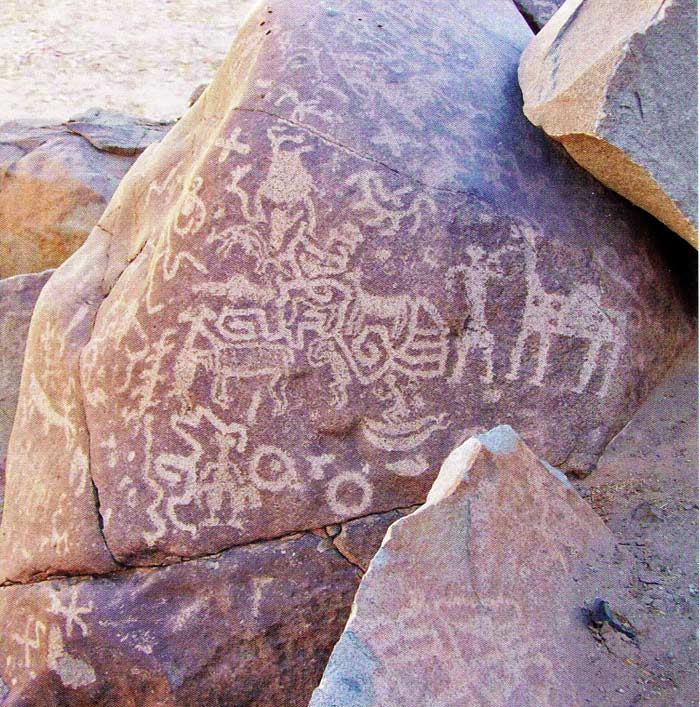
#> input picture validation_images/image01/13-.jpg, 700 x 707 px
$ python -i color_balance_processor.py   (imports and definitions only)
#> lines starting #> are read from the running program, lines starting #| are printed output that depends on the picture
"""
Inspirado y basado en el plugin DStretch original de Jon Harman (ImageJ).

Autor principal: Víctor Méndez
Asistido por: Claude Sonnet 4, Gemini 2.5 Pro, Copilot con GPT-4.1
"""

"""
Color Balance Processor for DStretch Python.

Implements Gray World algorithm with percentile clipping for archaeological image enhancement.
Corrects color casts while preserving subtle archaeological information.
"""

import numpy as np
from typing import Tuple, Optional, Union
from enum import Enum
import cv2
from dataclasses import dataclass


class BalanceMethod(Enum):
    """Available color balance methods."""
    GRAY_WORLD = "gray_world"
    WHITE_PATCH = "white_patch"
    MANUAL = "manual"


@dataclass
class ColorBalanceParams:
    """Parameters for color balance processing."""
    method: BalanceMethod = BalanceMethod.GRAY_WORLD
    clip_percentage: float = 0.1  # Percentage of pixels to clip (0.1-5.0)
    preserve_luminance: bool = True
    preserve_colors: bool = True  # Preserve original saturation
    temperature_offset: float = 0.0  # Manual temperature adjustment (-100 to +100)
    tint_offset: float = 0.0  # Manual tint adjustment (-100 to +100)
    strength: float = 1.0  # Overall effect strength (0.0-2.0)


class ColorBalanceProcessor:
    """
    Advanced color balance processor for archaeological images.

    Implements multiple balance algorithms optimized for preserving
    subtle archaeological information while correcting color casts.
    """

    def __init__(self):
        self.last_params = ColorBalanceParams()
        self.last_stats = None

    def process(self, image: np.ndarray, params: ColorBalanceParams = None) -> np.ndarray:
        """
        Apply color balance to an image.

        Args:
            image: Input image (H, W, 3) in RGB format, uint8
            params: Color balance parameters

        Returns:
            Balanced image (H, W, 3) in RGB format, uint8
        """
        if params is None:
            params = ColorBalanceParams()

        # Store parameters for analysis
        self.last_params = params

        # Convert to float for processing
        image_float = image.astype(np.float64) / 255.0

        # Apply selected balance method
        if params.method == BalanceMethod.GRAY_WORLD:
            balanced = self._gray_world_balance(image_float, params)
        elif params.method == BalanceMethod.WHITE_PATCH:
            balanced = self._white_patch_balance(image_float, params)
        elif params.method == BalanceMethod.MANUAL:
            balanced = self._manual_balance(image_float, params)
        else:
            balanced = image_float.copy()

        # Apply strength parameter
        if params.strength != 1.0:
            balanced = self._blend_images(image_float, balanced, params.strength)

        # Convert back to uint8
        result = np.clip(balanced * 255.0, 0, 255).astype(np.uint8)

        return result

    def _gray_world_balance(self, image: np.ndarray, params: ColorBalanceParams) -> np.ndarray:
        """
        Apply Gray World color balance.

        The Gray World assumption states that the average reflectance in a scene
        is achromatic (gray). Any deviation indicates a color cast.
        """
        # Apply percentile clipping to exclude extreme values
        clipped_image = self._apply_percentile_clipping(image, params.clip_percentage)

        # Calculate mean values for each channel
        mean_r = np.mean(clipped_image[:, :, 0])
        mean_g = np.mean(clipped_image[:, :, 1])
        mean_b = np.mean(clipped_image[:, :, 2])

        # Calculate overall gray level
        gray_level = (mean_r + mean_g + mean_b) / 3.0

        # Calculate correction factors
        factor_r = gray_level / (mean_r + 1e-8)  # Avoid division by zero
        factor_g = gray_level / (mean_g + 1e-8)
        factor_b = gray_level / (mean_b + 1e-8)

        # Store statistics for analysis
        self.last_stats = {
            'original_means': (mean_r, mean_g, mean_b),
            'gray_level': gray_level,
            'correction_factors': (factor_r, factor_g, factor_b)
        }

        # Apply correction
        balanced = image.copy()
        balanced[:, :, 0] *= factor_r
        balanced[:, :, 1] *= factor_g
        balanced[:, :, 2] *= factor_b

        # Optional luminance preservation
        if params.preserve_luminance:
            balanced = self._preserve_luminance(image, balanced)

        # Optional color preservation (maintain original saturation)
        if params.preserve_colors:
            balanced = self._preserve_saturation(image, balanced)

        return np.clip(balanced, 0.0, 1.0)

    # [98 lines left out: functions _white_patch_balance, _manual_balance, not called in this run]

    def _apply_percentile_clipping(self, image: np.ndarray, clip_percentage: float) -> np.ndarray:
        """
        Apply percentile clipping to exclude extreme pixel values.

        This prevents outliers from skewing the color balance calculation.
        """
        clipped = image.copy()

        for channel in range(3):
            channel_data = image[:, :, channel]

            # Calculate percentiles
            low_percentile = np.percentile(channel_data, clip_percentage)
            high_percentile = np.percentile(channel_data, 100 - clip_percentage)

            # Create mask for valid pixels
            valid_mask = (channel_data >= low_percentile) & (channel_data <= high_percentile)

            # Only use valid pixels for this channel
            clipped[:, :, channel] = np.where(valid_mask, channel_data, np.nan)

        # Replace NaN values with original values for calculation
        # (This ensures we don't lose pixels, just exclude them from mean calculation)
        return np.nan_to_num(clipped, nan=0.0)

    def _preserve_luminance(self, original: np.ndarray, balanced: np.ndarray) -> np.ndarray:
        """
        Preserve the original luminance while applying color correction.

        Uses the luminance formula: L = 0.299*R + 0.587*G + 0.114*B
        """
        # Calculate original and new luminance
        original_lum = (0.299 * original[:, :, 0] +
                       0.587 * original[:, :, 1] +
                       0.114 * original[:, :, 2])

        balanced_lum = (0.299 * balanced[:, :, 0] +
                       0.587 * balanced[:, :, 1] +
                       0.114 * balanced[:, :, 2])

        # Calculate luminance ratio
        lum_ratio = np.divide(original_lum, balanced_lum,
                             out=np.ones_like(original_lum),
                             where=balanced_lum != 0)

        # Apply luminance correction
        result = balanced.copy()
        for channel in range(3):
            result[:, :, channel] *= lum_ratio

        return result

    def _preserve_saturation(self, original: np.ndarray, balanced: np.ndarray) -> np.ndarray:
        """
        Preserve the original color saturation while applying balance correction.

        Converts to HSV, preserves S channel, applies new H and V from balanced image.
        """
        # Convert images to HSV
        original_hsv = cv2.cvtColor((original * 255).astype(np.uint8), cv2.COLOR_RGB2HSV)
        balanced_hsv = cv2.cvtColor((balanced * 255).astype(np.uint8), cv2.COLOR_RGB2HSV)

        # Preserve original saturation, use balanced hue and value
        result_hsv = balanced_hsv.copy()
        result_hsv[:, :, 1] = original_hsv[:, :, 1]  # Preserve saturation

        # Convert back to RGB
        result_rgb = cv2.cvtColor(result_hsv, cv2.COLOR_HSV2RGB)

        return result_rgb.astype(np.float64) / 255.0

    # [14 lines left out: function _blend_images, not called in this run]

    def get_balance_statistics(self) -> dict:
        """Get statistics from the last balance operation."""
        return self.last_stats if self.last_stats else {}

    # [84 lines left out: functions analyze_color_cast, create_test_image_with_cast, recommend_balance_method, not called in this run]

>>> import cv2
>>> picture = cv2.cvtColor(cv2.imread('../../validation_images/image01/13-.jpg'), cv2.COLOR_BGR2RGB)
>>> result = ColorBalanceProcessor().process(picture)
#> the loop in _apply_percentile_clipping, `for channel in range(3):` made 3 passes
#> high_percentile on passes 1 to 3: 1, 0.976, 0.988
#> pass 1, in _apply_percentile_clipping, `channel_data = image[:, :, channel]`:
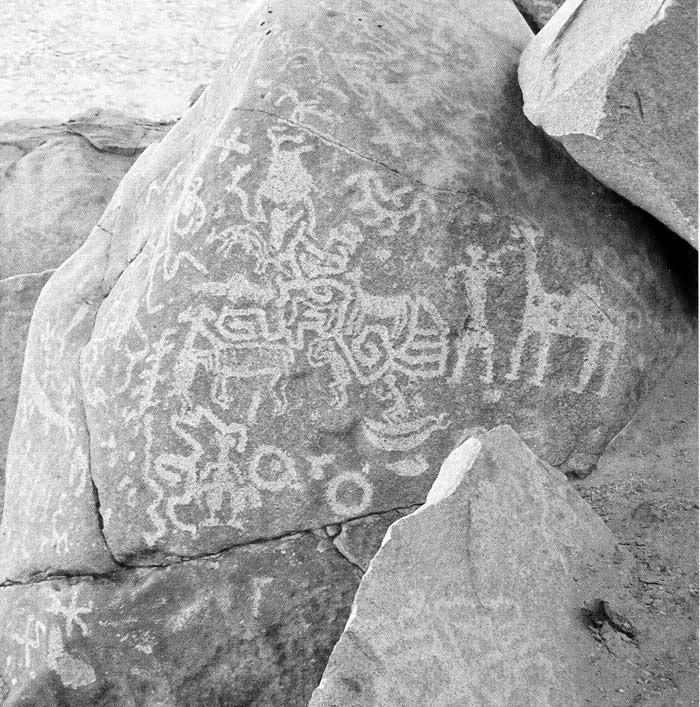
#> channel_data: shape (707, 700) float64; min 0, max 1, mean 0.646
#> pass 2, in _apply_percentile_clipping, `valid_mask = (channel_data >= low_percentile) & (channel_data <= high_..`:
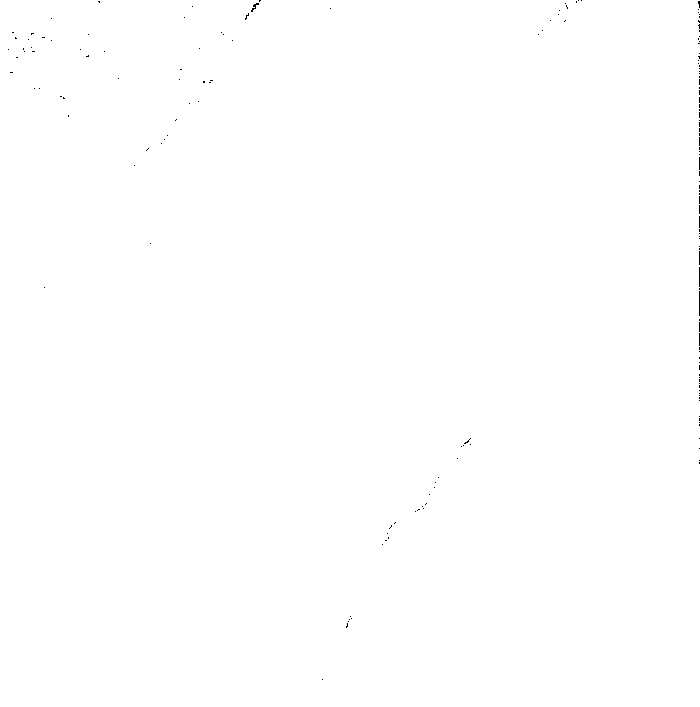
#> valid_mask: shape (707, 700) bool; 99.9% white; black in thin lines or dots
#> after the loop in _apply_percentile_clipping, `for channel in range(3):`:
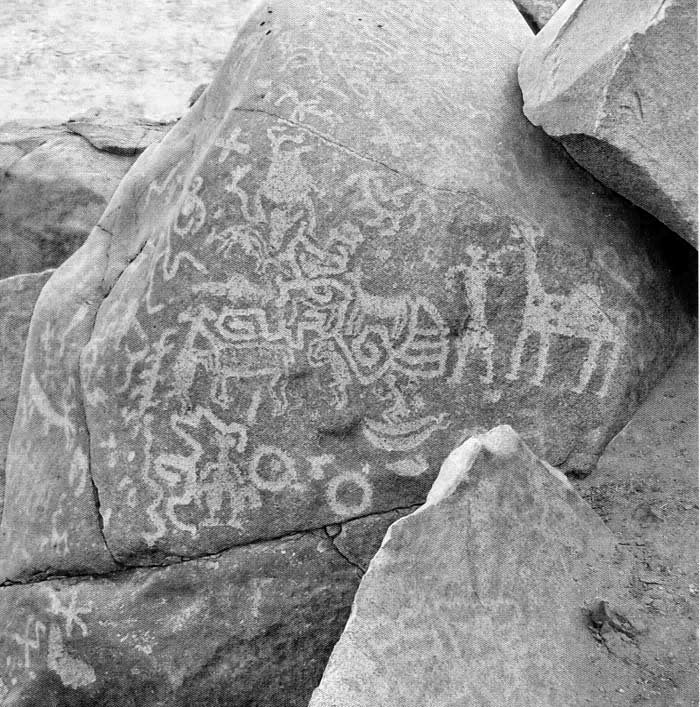
#> channel_data: shape (707, 700) float64; min 0, max 1, mean 0.581
#> after the loop in _apply_percentile_clipping, `for channel in range(3):`: clipped: shape (707, 700, 3) float64; 0.06% of the values are NaN or infinite; the others: min 0, max 1, mean 0.593
#> after the loop in _apply_percentile_clipping, `for channel in range(3):`:
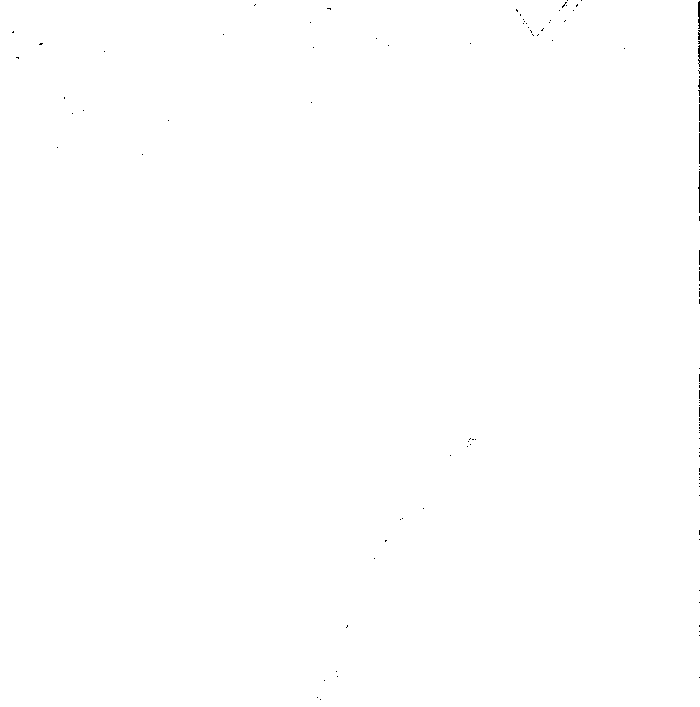
#> valid_mask: shape (707, 700) bool; 99.9% white; black in thin lines or dots
#> in _apply_percentile_clipping, `return np.nan_to_num(clipped, nan=0.0)`:
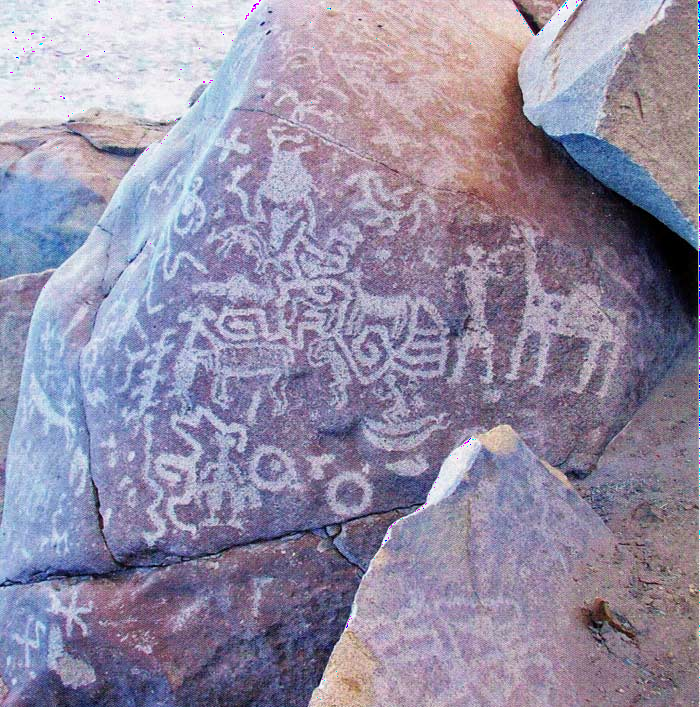
#> returned value: shape (707, 700, 3) float64; mean of channels 0, 1, 2 0.646, 0.552, 0.58; drawn as B, G, R
#> in _gray_world_balance, `mean_r = np.mean(clipped_image[:, :, 0])`: mean_r = 0.646
#> in _gray_world_balance, `mean_g = np.mean(clipped_image[:, :, 1])`: mean_g = 0.552
#> in _gray_world_balance, `mean_b = np.mean(clipped_image[:, :, 2])`: mean_b = 0.58
#> in _gray_world_balance, `gray_level = (mean_r + mean_g + mean_b) / 3.0`: gray_level = 0.593
#> in _gray_world_balance, `factor_r = gray_level / (mean_r + 1e-8)`: factor_r = 0.918
#> in _gray_world_balance, `factor_g = gray_level / (mean_g + 1e-8)`: factor_g = 1.07
#> in _gray_world_balance, `factor_b = gray_level / (mean_b + 1e-8)`: factor_b = 1.02
#> in _gray_world_balance, `self.last_stats = { 'original_means': (mean_r, mean_g, mean_b), 'gray_..`: self.last_stats = {'original_means': (0.646, 0.552, 0.58), 'gray_level': 0.593, 'correction_factors': (0.918, 1.07, 1.02)}
#> in _preserve_luminance, `lum_ratio = np.divide(original_lum, balanced_lum, out=np.ones_like(ori..`:
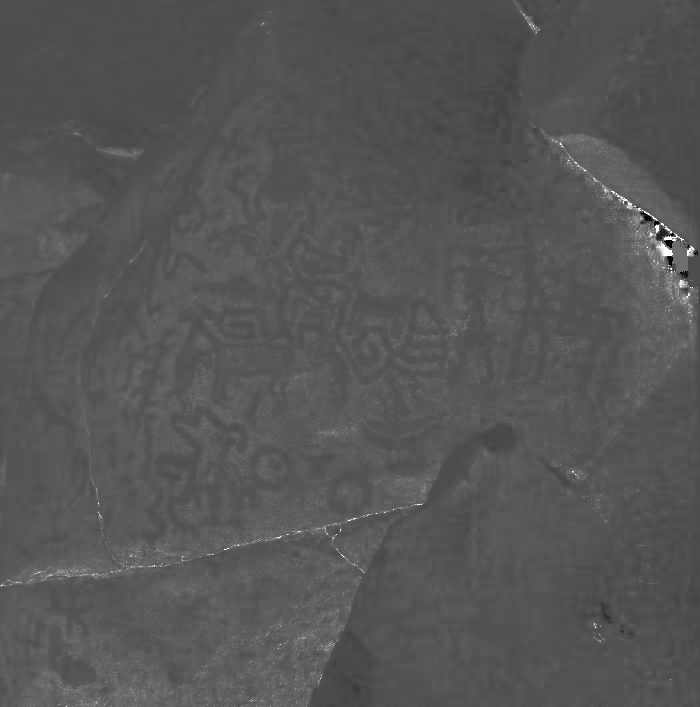
#> lum_ratio: shape (707, 700) float64; min 0.932, max 1.09, mean 0.985; drawn with min black and max white
#> in _preserve_saturation, `original_hsv = cv2.cvtColor((original * 255).astype(np.uint8), cv2.COL..`: original_hsv: shape (707, 700, 3); mean H, S, V 106.2, 53.9, 169.4
#> in _preserve_saturation, `balanced_hsv = cv2.cvtColor((balanced * 255).astype(np.uint8), cv2.COL..`: balanced_hsv: shape (707, 700, 3); mean H, S, V 84.4, 43.5, 160.9
#> in _preserve_saturation, `result_hsv[:, :, 1] = original_hsv[:, :, 1]`: result_hsv: shape (707, 700, 3); mean H, S, V 84.4, 53.9, 160.9
#> in _preserve_saturation, `return result_rgb.astype(np.float64) / 255.0`:
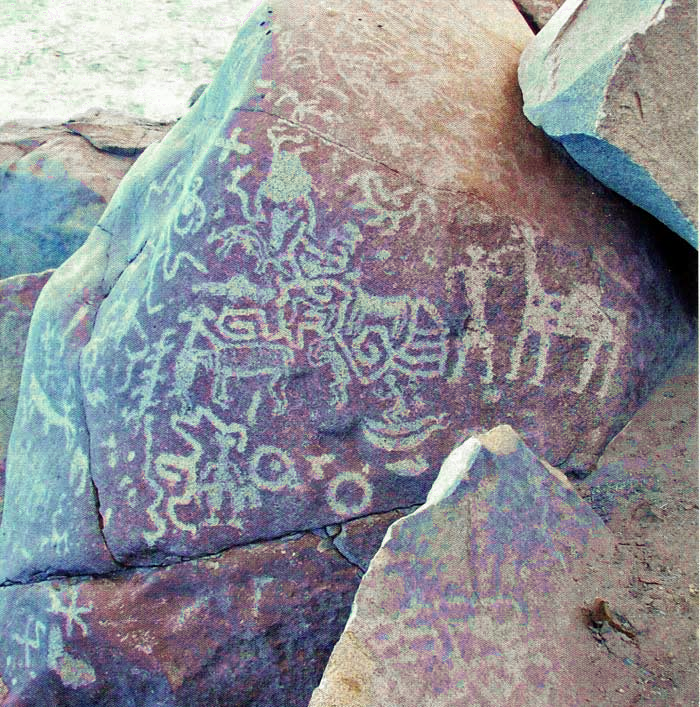
#> returned value: shape (707, 700, 3) float64; mean of channels 0, 1, 2 0.585, 0.562, 0.56; drawn as B, G, R
